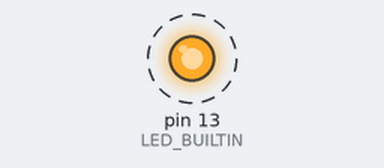
Bench run of a program on a simulated Arduino Uno, built with avr-gcc and run on an emulated ATmega328P. Shown: output pins drawn as LEDs (lit = HIGH). Dashed ring = blinking.

Above: at 0.2 s.
Timing chart, 0 to 3.0 s (numbered marks = the images above):
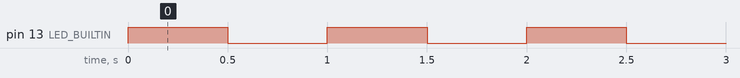

The program:

main.cpp
```cpp
#ifdef ARDUINO
#include <Arduino.h>

void setup() { pinMode(LED_BUILTIN, OUTPUT); }
void loop() { digitalWrite(LED_BUILTIN, !digitalRead(LED_BUILTIN)); delay(500); }
#else
// Host (native) build used by `pio test` and `pio run -e native`.
int main() { return 0; }
#endif
```

Measured:
- by itself, pin 13 (LED_BUILTIN): alternates HIGH for 0.50 s and LOW for 0.50 s
